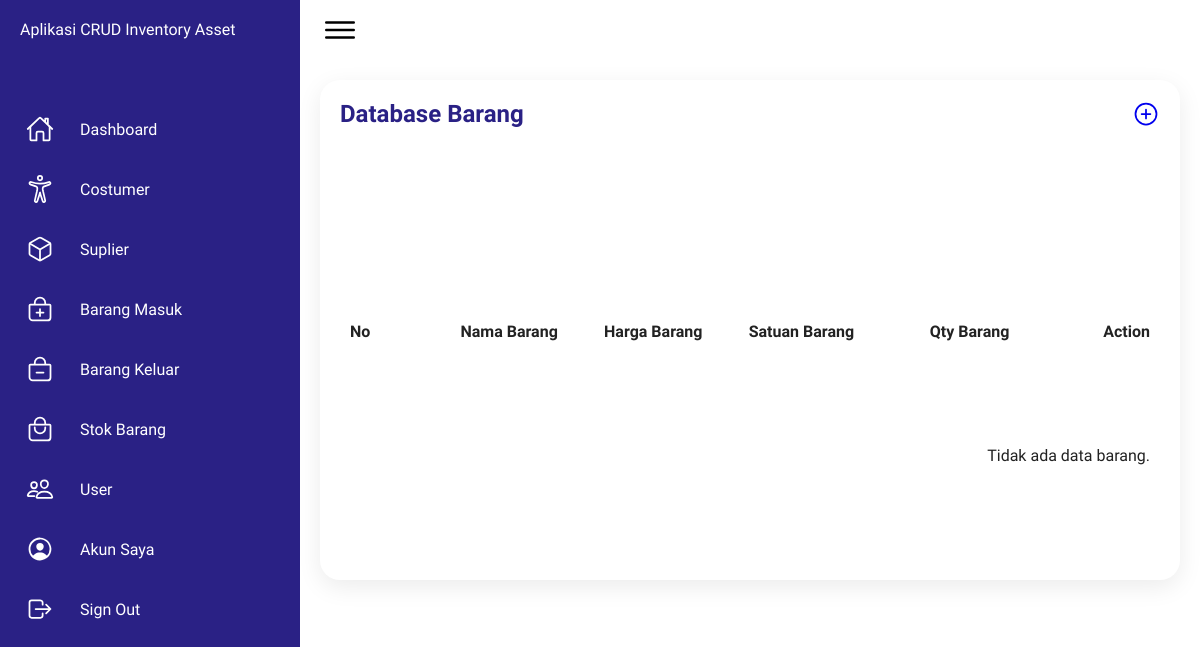
The app's page /website/app/stokBarang (signed in), older data.
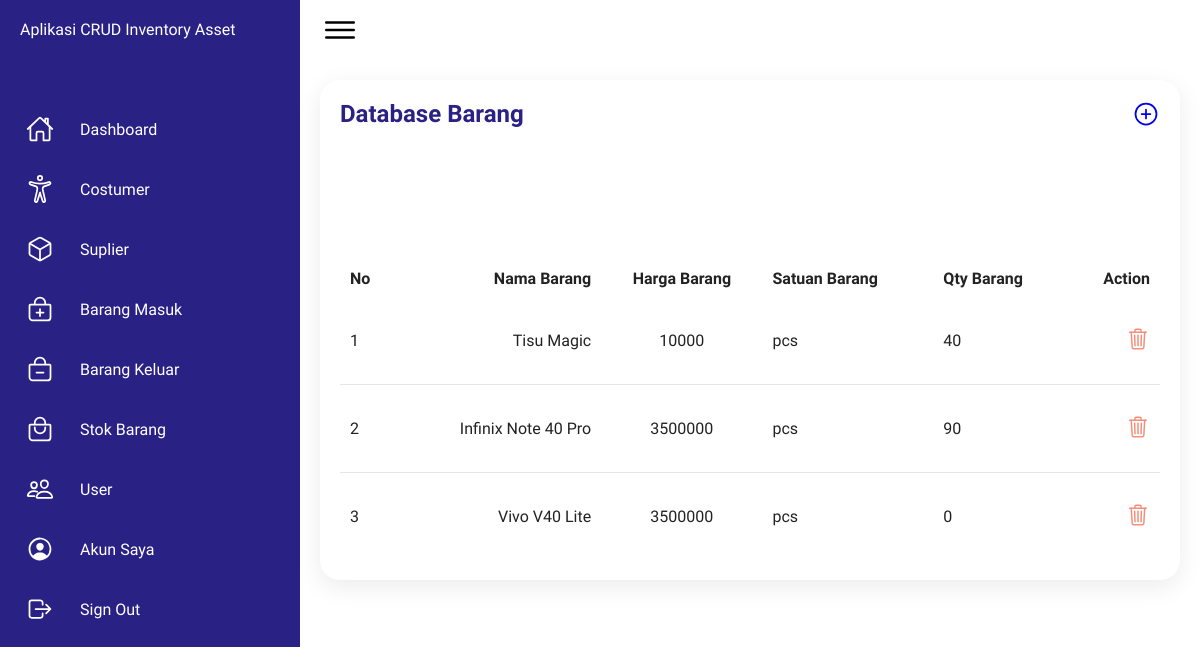
The same page, newer data.
### tables this page shows
CREATE TABLE `data_barang` (
  `idBarang` int(255) NOT NULL,
  `namaBarang` varchar(1000) NOT NULL,
  `hargaBarang` int(255) NOT NULL,
  `satuanBarang` varchar(1000) NOT NULL,
  `qtyBarang` int(255) NOT NULL,
  `idSuplier` int(255) NOT NULL
);

### website/app/stokBarang/index.php (the view, shortened to what this page needs)
<!DOCTYPE html>
<html lang="en">
    <head>
        <link rel="stylesheet" href="../../css/dashboard.css">
    </head>
    <body>
        <div class="container">
            <div class="navigation">
                <ul>
                    <li>
                        <a href="#">
                            <span class="title">Aplikasi CRUD Inventory Asset</span>
                        </a>
                    </li>
                    <li>
                        <a href="../beranda">
                            <span class="icon">
                                <ion-icon name="home-outline"></ion-icon>
                            </span>
                            <span class="title">Dashboard</span>
                        </a>
                    </li>
                    <li>
                        <a href="../costumer">
                            <span class="icon">
                                <ion-icon name="accessibility-outline"></ion-icon>
                            </span>
                            <span class="title">Costumer</span>
                        </a>
                    </li>
                    <li>
                        <a href="../suplier">
                            <span class="icon">
                                <ion-icon name="cube-outline"></ion-icon>
                            </span>
                            <span class="title">Suplier</span>
                        </a>
                    </li>
                    <li>
                        <a href="../barangMasuk">
                            <span class="icon">
                                <ion-icon name="bag-add-outline"></ion-icon>
                            </span>
                            <span class="title">Barang Masuk</span>
                        </a>
                    </li>
                    <li>
                        <a href="../barangKeluar">
                            <span class="icon">
                                <ion-icon name="bag-remove-outline"></ion-icon>
                            </span>
                            <span class="title">Barang Keluar</span>
                        </a>
                    </li>
                    <li>
                        <a href="#">
                            <span class="icon">
                                <ion-icon name="bag-handle-outline"></ion-icon>
                            </span>
                            <span class="title">Stok Barang</span>
                        </a>
                    </li>
                    <li>
                        <a href="../user">
                            <span class="icon">
                                <ion-icon name="people-outline"></ion-icon>
                            </span>
                            <span class="title">User</span>
                        </a>
                    </li>
                    <li>
                        <a href="../account">
                            <span class="icon">
                                <ion-icon name="person-circle-outline"></ion-icon>
                            </span>
                            <span class="title">Akun Saya</span>
                        </a>
                    </li>
                    <li>
                        <a href="#" id="showModal">
                            <span class="icon">
                                <ion-icon name="log-out-outline"></ion-icon>
                            </span>
                            <span class="title">Sign Out</span>
                        </a>
                    </li>
                </ul>
            </div>
            <div class="main">
                <div class="topbar">
                    <div class="toggle">
                        <ion-icon name="menu-outline"></ion-icon>
                    </div>
                </div>
                <div class="details" style="display: block;">
                    <div class="recentOrders">
                        <div class="cardHeader">
                            <h2>Database Barang</h2>
                            <a href="input.php">
                                <ion-icon style="font-size: 1.75rem;" name="add-circle-outline"></ion-icon>
                            </a>
                        </div>
                        <?php
                            require '../../config.php';
                            try {
                                $stmt = $pdo->prepare("SELECT idBarang, namaBarang, hargaBarang, satuanBarang, qtyBarang FROM data_barang");
                                $stmt->execute();
                                $barangs = $stmt->fetchAll(PDO::FETCH_ASSOC);
                                $no = 1;
                            } catch (PDOException $e) {
                                error_log("Database error: " . $e->getMessage());
                                echo "Terjadi kesalahan. Silakan coba lagi nanti.";
                                exit();
                            }
                        ?>
                        <table>
                            <thead>
                                <tr>
                                    <td>No</td>
                                    <td>Nama Barang</td>
                                    <td>Harga Barang</td>
                                    <td>Satuan Barang</td>
                                    <td>Qty Barang</td>
                                    <td>Action</td>
                                </tr>
                            </thead>
                            <tbody>
                                <?php if ($barangs): ?>
                                    <?php foreach ($barangs as $barang): ?>
                                        <tr>
                                            <td><?php echo $no++ ?></td>
                                            <td><?php echo htmlspecialchars($barang['namaBarang']); ?></td>
                                            <td><?php echo htmlspecialchars($barang['hargaBarang']); ?></td>
                                            <td><?php echo htmlspecialchars($barang['satuanBarang']); ?></td>
                                            <td><?php echo htmlspecialchars($barang['qtyBarang']); ?></td>
                                            <td>
                                                <a style="color: #f58f7c;" href="#" class="showDeleteModal" data-id="<?php echo htmlspecialchars($barang['idBarang']); ?>" data-nama="<?php echo htmlspecialchars($barang['namaBarang']); ?>">
                                                    <ion-icon name="trash-outline" style="font-size: 1.50rem;"></ion-icon>
                                                </a>
                                            </td>
                                        </tr>
                                    <?php endforeach; ?>
                                <?php else: ?>
                                    <tr>
                                        <td colspan="6">Tidak ada data barang.</td>
                                    </tr>
                                <?php endif; ?>
                            </tbody>
                        </table>
                    </div>
                </div>
            </div>
        </div>
    </body>
</html>

### website/css/dashboard.css (style rules this page uses)
* { font-family: "Ubuntu", sans-serif; margin: 0; padding: 0; box-sizing: border-box; }
:root { --blue: #2a2185; --white: #fff; --gray: #f5f5f5; --black1: #222; --black2: #999; }
body { min-height: 100vh; overflow-x: hidden; }
.container { position: relative; width: 100%; }
.navigation { position: fixed; width: 300px; height: 100%; background: var(--blue); border-left: 10px solid var(--blue); transition: 0.5s; overflow: hidden; }
.navigation ul { position: absolute; top: 0; left: 0; width: 100%; }
.navigation ul li { position: relative; width: 100%; list-style: none; border-top-left-radius: 30px; border-bottom-left-radius: 30px; }
.navigation ul li:nth-child(1) { margin-bottom: 40px; pointer-events: none; }
.navigation ul li a { position: relative; display: block; width: 100%; display: flex; text-decoration: none; color: var(--white); }
.navigation ul li a .icon { position: relative; display: block; min-width: 60px; height: 60px; line-height: 75px; text-align: center; }
.navigation ul li a .icon ion-icon { font-size: 1.75rem; }
.navigation ul li a .title { position: relative; display: block; padding: 0 10px; height: 60px; line-height: 60px; text-align: start; white-space: nowrap; }
.main { position: absolute; width: calc(100% - 300px); left: 300px; min-height: 100vh; background: var(--white); transition: 0.5s; }
.topbar { width: 100%; height: 60px; display: flex; justify-content: space-between; align-items: center; padding: 0 10px; }
.toggle { position: relative; width: 60px; height: 60px; display: flex; justify-content: center; align-items: center; font-size: 2.5rem; cursor: pointer; }
.details { position: relative; width: 100%; padding: 20px; display: grid; grid-template-columns: 2fr 1fr; grid-gap: 30px; }
.details .recentOrders { position: relative; display: grid; min-height: 500px; background: var(--white); padding: 20px; box-shadow: 0 7px 25px rgba(0, 0, 0, 0.08); border-radius: 20px; }
.details .cardHeader { display: flex; justify-content: space-between; align-items: flex-start; }
.cardHeader h2 { font-weight: 600; color: var(--blue); }
.details table { width: 100%; border-collapse: collapse; margin-top: 10px; }
.details table thead td { font-weight: 600; }
.details .recentOrders table tr { color: var(--black1); border-bottom: 1px solid rgba(0, 0, 0, 0.1); }
.details .recentOrders table tr:last-child { border-bottom: none; }
.details .recentOrders table tr td { padding: 10px; }
.details .recentOrders table tr td:last-child { text-align: end; }
.details .recentOrders table tr td:nth-child(2) { text-align: end; }
.details .recentOrders table tr td:nth-child(3) { text-align: center; }

Row changes from the older to the newer data that the page shows:
added data_barang: namaBarang "Tisu Magic", hargaBarang "10000", satuanBarang "pcs", qtyBarang "40"
added data_barang: namaBarang "Infinix Note 40 Pro", hargaBarang "3500000", satuanBarang "pcs", qtyBarang "90"
added data_barang: namaBarang "Vivo V40 Lite", hargaBarang "3500000", satuanBarang "pcs", qtyBarang "0"
Text that changed along with them:
text no longer shown: "Tidak ada data barang."
